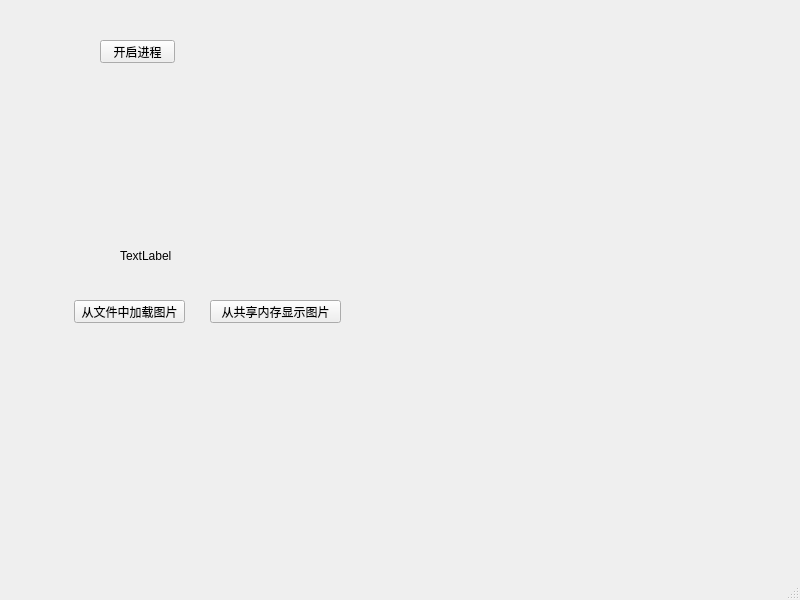
<?xml version="1.0" encoding="UTF-8"?>
<ui version="4.0">
 <class>MainWindow</class>
 <widget class="QMainWindow" name="MainWindow">
  <property name="geometry">
   <rect>
    <x>0</x>
    <y>0</y>
    <width>800</width>
    <height>600</height>
   </rect>
  </property>
  <property name="windowTitle">
   <string>MainWindow1</string>
  </property>
  <widget class="QWidget" name="centralwidget">
   <widget class="QPushButton" name="pushButton">
    <property name="geometry">
     <rect>
      <x>100</x>
      <y>40</y>
      <width>75</width>
      <height>23</height>
     </rect>
    </property>
    <property name="text">
     <string>开启进程</string>
    </property>
   </widget>
   <widget class="QPushButton" name="loadFromFileButton">
    <property name="geometry">
     <rect>
      <x>74</x>
      <y>300</y>
      <width>111</width>
      <height>23</height>
     </rect>
    </property>
    <property name="text">
     <string>从文件中加载图片</string>
    </property>
   </widget>
   <widget class="QPushButton" name="loadFromSharedMemoryButton">
    <property name="geometry">
     <rect>
      <x>210</x>
      <y>300</y>
      <width>131</width>
      <height>23</height>
     </rect>
    </property>
    <property name="text">
     <string>从共享内存显示图片</string>
    </property>
   </widget>
   <widget class="QLabel" name="label">
    <property name="geometry">
     <rect>
      <x>120</x>
      <y>250</y>
      <width>54</width>
      <height>12</height>
     </rect>
    </property>
    <property name="text">
     <string>TextLabel</string>
    </property>
   </widget>
  </widget>
  <widget class="QMenuBar" name="menubar">
   <property name="geometry">
    <rect>
     <x>0</x>
     <y>0</y>
     <width>800</width>
     <height>23</height>
    </rect>
   </property>
  </widget>
  <widget class="QStatusBar" name="statusbar"/>
 </widget>
 <resources/>
 <connections/>
</ui>
